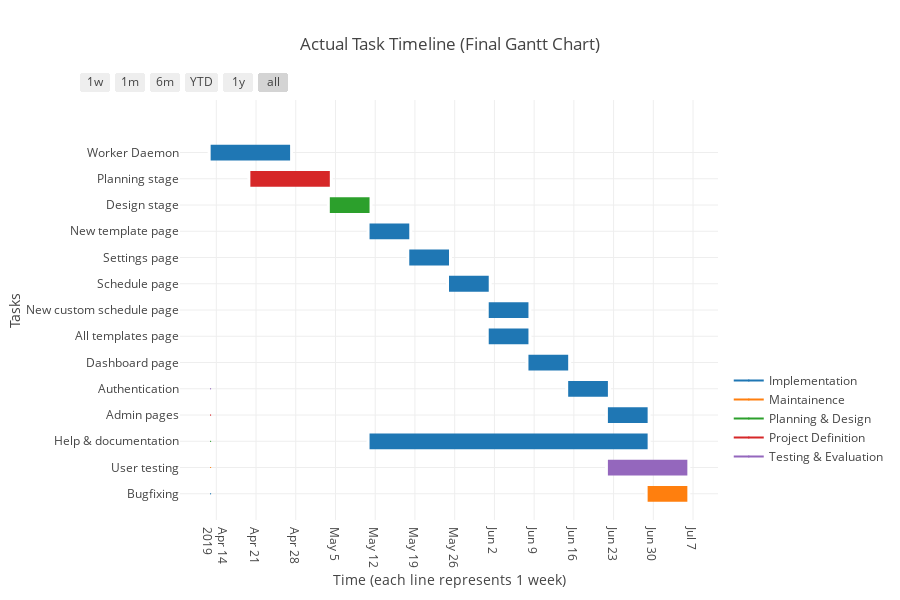

Source (notebook cell):
### Markdown cell above
# Final Gantt chart

### Code cell
import plotly.offline as py
import plotly.figure_factory as ff
import plotly.graph_objs as go

py.init_notebook_mode(connected=True)

df = [dict(Task="Bugfixing", Start='2019-06-29', Finish='2019-07-06', Phase="Maintainence"),
      dict(Task="User testing", Start='2019-06-22', Finish='2019-07-06', Phase="Testing & Evaluation"),
      dict(Task="Help & documentation", Start='2019-05-11', Finish='2019-06-29', Phase="Implementation"),
      dict(Task="Admin pages", Start='2019-06-22', Finish='2019-06-29', Phase="Implementation"),
      dict(Task="Authentication", Start='2019-06-15', Finish='2019-06-22', Phase="Implementation"),
      dict(Task="Dashboard page", Start='2019-06-08', Finish='2019-06-15', Phase="Implementation"),
      dict(Task="All templates page", Start='2019-06-01', Finish='2019-06-08', Phase="Implementation"),
      dict(Task="New custom schedule page", Start='2019-06-01', Finish='2019-06-08', Phase="Implementation"),
      dict(Task="Schedule page", Start='2019-05-25', Finish='2019-06-01', Phase="Implementation"),
      dict(Task="Settings page", Start='2019-05-18', Finish='2019-05-25', Phase="Implementation"),
      dict(Task="New template page", Start='2019-05-11', Finish='2019-05-18', Phase="Implementation"),
      dict(Task="Design stage", Start='2019-05-04', Finish='2019-05-11', Phase="Planning & Design"),
      dict(Task="Planning stage", Start='2019-04-20', Finish='2019-05-04', Phase="Project Definition"),
      dict(Task="Worker Daemon", Start='2019-04-13', Finish='2019-04-27', Phase="Implementation")]

fig = ff.create_gantt(df, title="Actual Task Timeline (Final Gantt Chart)", showgrid_x=True, showgrid_y=True, 
                      index_col='Phase', show_colorbar=True, bar_width=0.3)
fig['layout'].update(autosize=True)
fig['layout']['xaxis'].update({
    'dtick': 604800000,
    'title': 'Time (each line represents 1 week)'
})
fig['layout']['yaxis'].update({
    'automargin': True,
    'title': 'Tasks'
})
py.iplot(fig)

### Figure 1 — Plotly figure (JSON) as saved in the notebook; plotly's stock layout.template omitted (floating-point values rounded to 4 significant figures)
{"data": [{"marker": {"color": "white"}, "name": "", "type": "scatter", "uid": "4bbe2520-0d65-4697-a5aa-a6420a4e6d16", "x": ["2019-06-29", "2019-07-06"], "y": [0, 0]}, {"marker": {"color": "white"}, "name": "", "type": "scatter", "uid": "06c66e32-ed06-4615-bb39-782c3da10c82", "x": ["2019-06-22", "2019-07-06"], "y": [1, 1]}, {"marker": {"color": "white"}, "name": "", "type": "scatter", "uid": "12a7e5f4-aea3-4e4f-b7f1-0a9443fbed38", "x": ["2019-05-11", "2019-06-29"], "y": [2, 2]}, {"marker": {"color": "white"}, "name": "", "type": "scatter", "uid": "bc3f809c-b577-4cfe-88b0-238b3f3a0365", "x": ["2019-06-22", "2019-06-29"], "y": [3, 3]}, {"marker": {"color": "white"}, "name": "", "type": "scatter", "uid": "410aa7a6-f81d-465c-9fa1-c1539a4b5e64", "x": ["2019-06-15", "2019-06-22"], "y": [4, 4]}, {"marker": {"color": "white"}, "name": "", "type": "scatter", "uid": "65dac900-7f5d-4f81-b356-f47146ae546f", "x": ["2019-06-08", "2019-06-15"], "y": [5, 5]}, {"marker": {"color": "white"}, "name": "", "type": "scatter", "uid": "14e19be0-6570-4562-ae3f-f475c39b5547", "x": ["2019-06-01", "2019-06-08"], "y": [6, 6]}, {"marker": {"color": "white"}, "name": "", "type": "scatter", "uid": "03eb6c6c-867d-4422-ae85-dba727961fa3", "x": ["2019-06-01", "2019-06-08"], "y": [7, 7]}, {"marker": {"color": "white"}, "name": "", "type": "scatter", "uid": "264dcdb9-d269-45ee-96f5-80c03f620e04", "x": ["2019-05-25", "2019-06-01"], "y": [8, 8]}, {"marker": {"color": "white"}, "name": "", "type": "scatter", "uid": "6d1cef0c-b0c0-43c0-8824-e6bf23af2874", "x": ["2019-05-18", "2019-05-25"], "y": [9, 9]}, {"marker": {"color": "white"}, "name": "", "type": "scatter", "uid": "db9a93ff-2f7c-4caa-a4f5-04e795e3cfc6", "x": ["2019-05-11", "2019-05-18"], "y": [10, 10]}, {"marker": {"color": "white"}, "name": "", "type": "scatter", "uid": "189ecefb-7a44-4c10-8c2f-1e7bd0c55aeb", "x": ["2019-05-04", "2019-05-11"], "y": [11, 11]}, {"marker": {"color": "white"}, "name": "", "type": "scatter", "uid": "ba4c13e9-d87b-4bca-9997-cbc91dd61c41", "x": ["2019-04-20", "2019-05-04"], "y": [12, 12]}, {"marker": {"color": "white"}, "name": "", "type": "scatter", "uid": "48b427ff-3dd1-4e53-8737-f0eb63def98b", "x": ["2019-04-13", "2019-04-27"], "y": [13, 13]}, {"hoverinfo": "none", "marker": {"color": "rgb(31, 119, 180)", "size": 1}, "name": "Implementation", "showlegend": true, "type": "scatter", "uid": "c6b0b5d0-1ae6-4ad9-ac89-a4072db3667f", "x": ["2019-04-13", "2019-04-13"], "y": [0, 0]}, {"hoverinfo": "none", "marker": {"color": "rgb(255, 127, 14)", "size": 1}, "name": "Maintainence", "showlegend": true, "type": "scatter", "uid": "79e1c98c-1a96-4b71-b2c6-8f588c31392a", "x": ["2019-04-13", "2019-04-13"], "y": [1, 1]}, {"hoverinfo": "none", "marker": {"color": "rgb(44, 160, 44)", "size": 1}, "name": "Planning & Design", "showlegend": true, "type": "scatter", "uid": "590fbd65-dc9a-4019-a371-333e37484371", "x": ["2019-04-13", "2019-04-13"], "y": [2, 2]}, {"hoverinfo": "none", "marker": {"color": "rgb(214, 39, 40)", "size": 1}, "name": "Project Definition", "showlegend": true, "type": "scatter", "uid": "961fa4df-92ab-4cf1-a129-745601746756", "x": ["2019-04-13", "2019-04-13"], "y": [3, 3]}, {"hoverinfo": "none", "marker": {"color": "rgb(148, 103, 189)", "size": 1}, "name": "Testing & Evaluation", "showlegend": true, "type": "scatter", "uid": "dd6ca968-497b-4f8b-851f-97f48c79b3dc", "x": ["2019-04-13", "2019-04-13"], "y": [4, 4]}], "layout": {"autosize": true, "height": 600, "hovermode": "closest", "shapes": [{"fillcolor": "rgb(255, 127, 14)", "line": {"width": 0}, "opacity": 1, "type": "rect", "x0": "2019-06-29", "x1": "2019-07-06", "xref": "x", "y0": -0.3, "y1": 0.3, "yref": "y"}, {"fillcolor": "rgb(148, 103, 189)", "line": {"width": 0}, "opacity": 1, "type": "rect", "x0": "2019-06-22", "x1": "2019-07-06", "xref": "x", "y0": 0.7, "y1": 1.3, "yref": "y"}, {"fillcolor": "rgb(31, 119, 180)", "line": {"width": 0}, "opacity": 1, "type": "rect", "x0": "2019-05-11", "x1": "2019-06-29", "xref": "x", "y0": 1.7, "y1": 2.3, "yref": "y"}, {"fillcolor": "rgb(31, 119, 180)", "line": {"width": 0}, "opacity": 1, "type": "rect", "x0": "2019-06-22", "x1": "2019-06-29", "xref": "x", "y0": 2.7, "y1": 3.3, "yref": "y"}, {"fillcolor": "rgb(31, 119, 180)", "line": {"width": 0}, "opacity": 1, "type": "rect", "x0": "2019-06-15", "x1": "2019-06-22", "xref": "x", "y0": 3.7, "y1": 4.3, "yref": "y"}, {"fillcolor": "rgb(31, 119, 180)", "line": {"width": 0}, "opacity": 1, "type": "rect", "x0": "2019-06-08", "x1": "2019-06-15", "xref": "x", "y0": 4.7, "y1": 5.3, "yref": "y"}, {"fillcolor": "rgb(31, 119, 180)", "line": {"width": 0}, "opacity": 1, "type": "rect", "x0": "2019-06-01", "x1": "2019-06-08", "xref": "x", "y0": 5.7, "y1": 6.3, "yref": "y"}, {"fillcolor": "rgb(31, 119, 180)", "line": {"width": 0}, "opacity": 1, "type": "rect", "x0": "2019-06-01", "x1": "2019-06-08", "xref": "x", "y0": 6.7, "y1": 7.3, "yref": "y"}, {"fillcolor": "rgb(31, 119, 180)", "line": {"width": 0}, "opacity": 1, "type": "rect", "x0": "2019-05-25", "x1": "2019-06-01", "xref": "x", "y0": 7.7, "y1": 8.3, "yref": "y"}, {"fillcolor": "rgb(31, 119, 180)", "line": {"width": 0}, "opacity": 1, "type": "rect", "x0": "2019-05-18", "x1": "2019-05-25", "xref": "x", "y0": 8.7, "y1": 9.3, "yref": "y"}, {"fillcolor": "rgb(31, 119, 180)", "line": {"width": 0}, "opacity": 1, "type": "rect", "x0": "2019-05-11", "x1": "2019-05-18", "xref": "x", "y0": 9.7, "y1": 10.3, "yref": "y"}, {"fillcolor": "rgb(44, 160, 44)", "line": {"width": 0}, "opacity": 1, "type": "rect", "x0": "2019-05-04", "x1": "2019-05-11", "xref": "x", "y0": 10.7, "y1": 11.3, "yref": "y"}, {"fillcolor": "rgb(214, 39, 40)", "line": {"width": 0}, "opacity": 1, "type": "rect", "x0": "2019-04-20", "x1": "2019-05-04", "xref": "x", "y0": 11.7, "y1": 12.3, "yref": "y"}, {"fillcolor": "rgb(31, 119, 180)", "line": {"width": 0}, "opacity": 1, "type": "rect", "x0": "2019-04-13", "x1": "2019-04-27", "xref": "x", "y0": 12.7, "y1": 13.3, "yref": "y"}], "showlegend": true, "title": {"text": "Actual Task Timeline (Final Gantt Chart)"}, "width": 900, "xaxis": {"autorange": true, "dtick": 604800000, "range": ["2019-04-07 14:16:42.5316", "2019-07-11 09:43:17.4684"], "rangeselector": {"buttons": [{"count": 7, "label": "1w", "step": "day", "stepmode": "backward"}, {"count": 1, "label": "1m", "step": "month", "stepmode": "backward"}, {"count": 6, "label": "6m", "step": "month", "stepmode": "backward"}, {"count": 1, "label": "YTD", "step": "year", "stepmode": "todate"}, {"count": 1, "label": "1y", "step": "year", "stepmode": "backward"}, {"step": "all"}]}, "showgrid": true, "title": {"text": "Time (each line represents 1 week)"}, "type": "date", "zeroline": false}, "yaxis": {"automargin": true, "autorange": false, "range": [-1, 15], "showgrid": true, "ticktext": ["Bugfixing", "User testing", "Help & documentation", "Admin pages", "Authentication", "Dashboard page", "All templates page", "New custom schedule page", "Schedule page", "Settings page", "New template page", "Design stage", "Planning stage", "Worker Daemon"], "tickvals": [0, 1, 2, 3, 4, 5, 6, 7, 8, 9, 10, 11, 12, 13], "title": {"text": "Tasks"}, "type": "linear", "zeroline": false}}}
